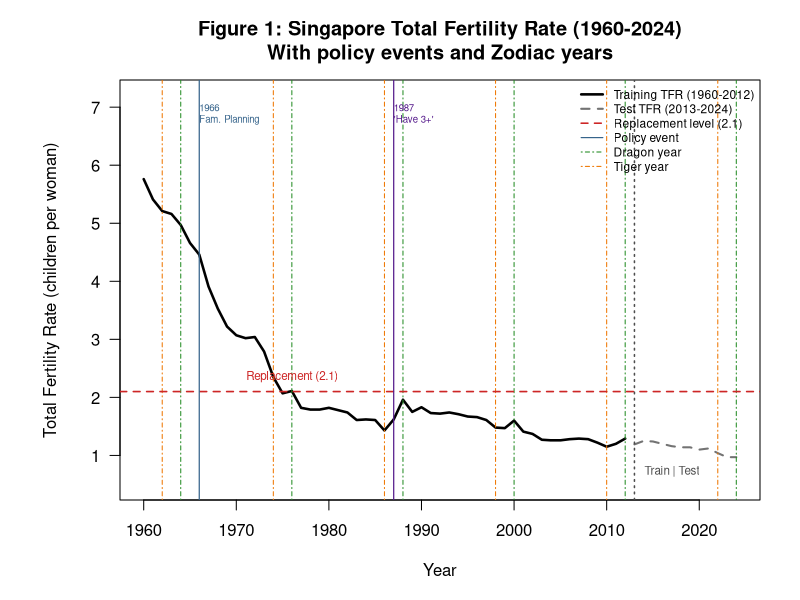
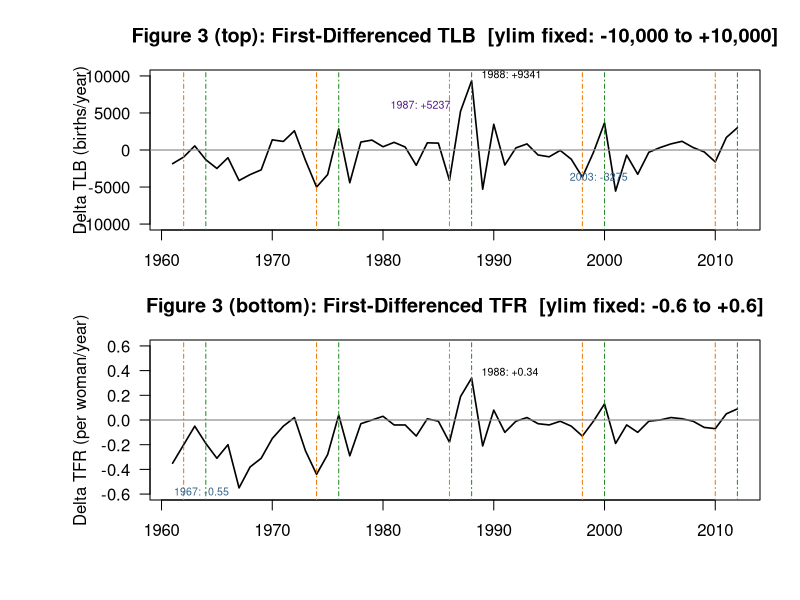
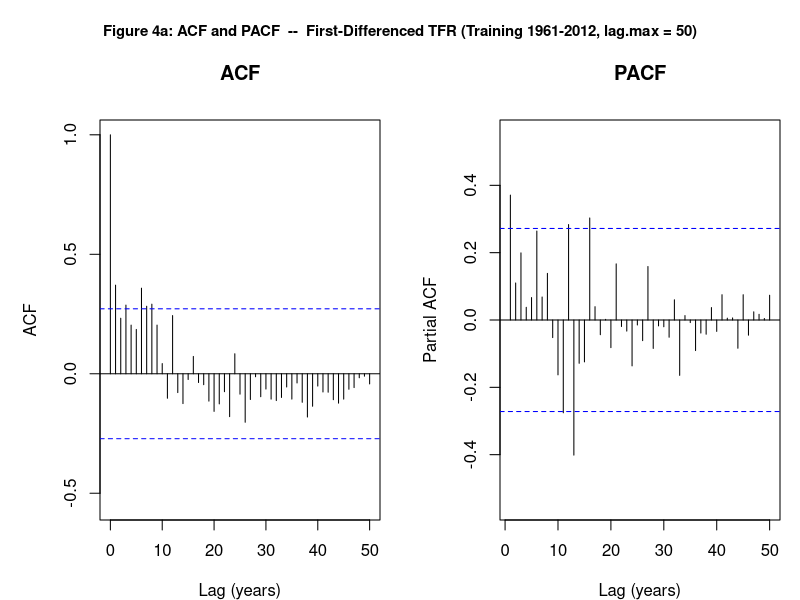
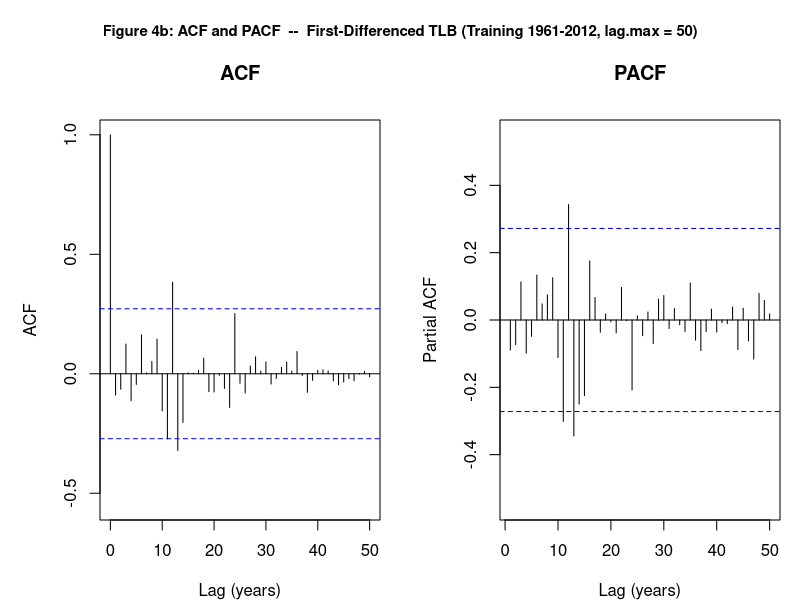

R code for these plots, in order:
# =============================================================================
# STATIONARITY AND ACF/PACF (Lag 50 + Zodiac)
# =============================================================================

library(tseries)
library(forecast)

options(stringsAsFactors = FALSE)
options(scipen = 999)
set.seed(42)

# =============================================================================
# DATA LOADING
# =============================================================================
df        <- read.csv("cleaned_tlb_tfr_1960_2024.csv")
tlb_ts    <- ts(df$TLB, start = 1960, frequency = 1)
tfr_ts    <- ts(df$TFR, start = 1960, frequency = 1)
tlb_train <- window(tlb_ts, start = 1960, end = 2012)
tlb_test  <- window(tlb_ts, start = 2013, end = 2024)
tfr_train <- window(tfr_ts, start = 1960, end = 2012)
tfr_test  <- window(tfr_ts, start = 2013, end = 2024)

log_tlb_train <- log(tlb_train)
log_tfr_train <- log(tfr_train)
log_tlb_test  <- log(tlb_test)
log_tfr_test  <- log(tfr_test)

n_train    <- length(tlb_train)
n_test     <- length(tlb_test)
test_years <- 2013:2024

tlb_diff1     <- diff(tlb_train)
tfr_diff1     <- diff(tfr_train)
log_tlb_diff1 <- diff(log_tlb_train)
log_tfr_diff1 <- diff(log_tfr_train)

ci_band    <- 1.96 / sqrt(length(tlb_diff1))
train_start <- 1995

# Zodiac Years
dragon_train <- c(1964, 1976, 1988, 2000, 2012)
tiger_train  <- c(1962, 1974, 1986, 1998, 2010)
dragon_test  <- c(2024)
tiger_test   <- c(2022)

# =============================================================================
# FIG 1: Raw TFR — policy annotations
# =============================================================================
png("plots/fig1_tfr_raw.png", width = 1100, height = 600, res = 150, bg = "white")
par(mar = c(5, 6, 4, 2), bg = "white")

plot(tfr_train, type = "l", lwd = 2.5, col = "black",
     xlim = c(1960, 2024), ylim = c(0.5, 7.2),
     main = "Figure 1: Singapore Total Fertility Rate (1960-2024)\nWith policy events and Zodiac years",
     xlab = "Year", ylab = "Total Fertility Rate (children per woman)", las = 1)
lines(tfr_test, lwd = 2, col = "gray45", lty = 2)

# Zodiac years
for (yr in c(dragon_train, dragon_test)) abline(v = yr, lty = 4, col = "forestgreen", lwd = 1.0)
for (yr in c(tiger_train, tiger_test)) abline(v = yr, lty = 4, col = "darkorange2", lwd = 1.0)

# Replacement level
abline(h = 2.1, lty = 2, col = "firebrick3", lwd = 1.6)
# Train/test split
abline(v = 2013, lty = 3, col = "gray30", lwd = 1.5)

# Policy events
abline(v = 1966, lty = 1, col = "steelblue4", lwd = 1.2)
abline(v = 1987, lty = 1, col = "purple4",    lwd = 1.2)

text(1966, 6.9,  "1966\nFam. Planning", col = "steelblue4",  cex = 0.58, adj = c(0, 0.5))
text(1987, 6.9,  "1987\n'Have 3+'",     col = "purple4",     cex = 0.58, adj = c(0, 0.5))
text(2013, 0.72, "Train | Test",        col = "gray30",      cex = 0.70, pos = 4)
text(1970, 2.35, "Replacement (2.1)",   col = "firebrick3",  cex = 0.70, pos = 4)

legend("topright", bty = "n", cex = 0.72,
       legend = c("Training TFR (1960-2012)", "Test TFR (2013-2024)",
                  "Replacement level (2.1)", "Policy event", "Dragon year", "Tiger year"),
       col = c("black", "gray45", "firebrick3", "steelblue4", "forestgreen", "darkorange2"),
       lwd = c(2.5, 2, 1.6, 1.2, 1.0, 1.0),
       lty = c(1, 2, 2, 1, 4, 4))
dev.off()

# =============================================================================
# FIG 3: First-differenced series — fixed axes
# =============================================================================
tlb_diff_yr <- as.integer(time(tlb_diff1))
tfr_diff_yr <- as.integer(time(tfr_diff1))

png("plots/fig3_diff_series.png", width = 1100, height = 750, res = 150, bg = "white")
par(mfrow = c(2, 1), mar = c(2, 7.5, 3.5, 2), oma = c(3, 0, 0, 0), bg = "white")

# Top: TLB differences
plot(tlb_diff1, type = "l", lwd = 1.6, col = "black",
     main = "Figure 3 (top): First-Differenced TLB  [ylim fixed: -10,000 to +10,000]",
     xlab = "", ylab = "Delta TLB (births/year)",
     ylim = c(-10000, 10000), las = 1)
abline(h = 0, col = "gray55", lwd = 1.2)
for (yr in dragon_train[dragon_train > 1960]) abline(v = yr, lty = 4, col = "forestgreen", lwd = 1.0)
for (yr in tiger_train[tiger_train > 1960]) abline(v = yr, lty = 4, col = "darkorange2", lwd = 1.0)

v87 <- tlb_diff1[tlb_diff_yr == 1987]; v88 <- tlb_diff1[tlb_diff_yr == 1988]
v03 <- tlb_diff1[tlb_diff_yr == 2003]
text(1987, v87 + 700, paste0("1987: +", round(v87)), cex = 0.64, col = "purple4", pos = 2)
text(1988, v88 + 700, paste0("1988: +", round(v88)), cex = 0.64, col = "black", pos = 4)
text(2003, v03 - 500, paste0("2003: ", round(v03)), cex = 0.64, col = "steelblue4", pos = 2)

# Bottom: TFR differences
plot(tfr_diff1, type = "l", lwd = 1.6, col = "black",
     main = "Figure 3 (bottom): First-Differenced TFR  [ylim fixed: -0.6 to +0.6]",
     xlab = "", ylab = "Delta TFR (per woman/year)",
     ylim = c(-0.6, 0.6), las = 1)
abline(h = 0, col = "gray55", lwd = 1.2)
for (yr in dragon_train[dragon_train > 1960]) abline(v = yr, lty = 4, col = "forestgreen", lwd = 1.0)
for (yr in tiger_train[tiger_train > 1960]) abline(v = yr, lty = 4, col = "darkorange2", lwd = 1.0)

v67 <- tfr_diff1[tfr_diff_yr == 1967]; v88t <- tfr_diff1[tfr_diff_yr == 1988]
text(1967, v67 - 0.04, paste0("1967: ", round(v67,2)), cex=0.64, col="steelblue4", pos=2)
text(1988, v88t + 0.04, paste0("1988: +", round(v88t,2)), cex=0.64, col="black", pos=4)

par(mfrow = c(1, 1))
dev.off()

# =============================================================================
# FIG 4a/4b: ACF/PACF of differenced series — lag.max = 50
# =============================================================================
make_acf_pacf_plot <- function(series, outer_title, outfile) {
  png(outfile, width = 1100, height = 580, res = 150, bg = "white")
  par(mfrow = c(1, 2), mar = c(4, 5, 3, 1), oma = c(0, 0, 3, 0), bg = "white")
  acf(series,  lag.max = 50, main = "ACF",
      xlab = "Lag (years)", ylab = "ACF", ylim = c(-0.55, 1))
  pacf(series, lag.max = 50, main = "PACF",
       xlab = "Lag (years)", ylab = "Partial ACF", ylim = c(-0.55, 0.55))
  mtext(outer_title, side = 3, outer = TRUE, line = 1, cex = 0.90, font = 2)
  par(mfrow = c(1, 1))
  dev.off()
}

make_acf_pacf_plot(tfr_diff1,
  "Figure 4a: ACF and PACF  --  First-Differenced TFR (Training 1961-2012, lag.max = 50)",
  "plots/fig4a_acf_pacf_diff_tfr.png")

make_acf_pacf_plot(tlb_diff1,
  "Figure 4b: ACF and PACF  --  First-Differenced TLB (Training 1961-2012, lag.max = 50)",
  "plots/fig4b_acf_pacf_diff_tlb.png")
